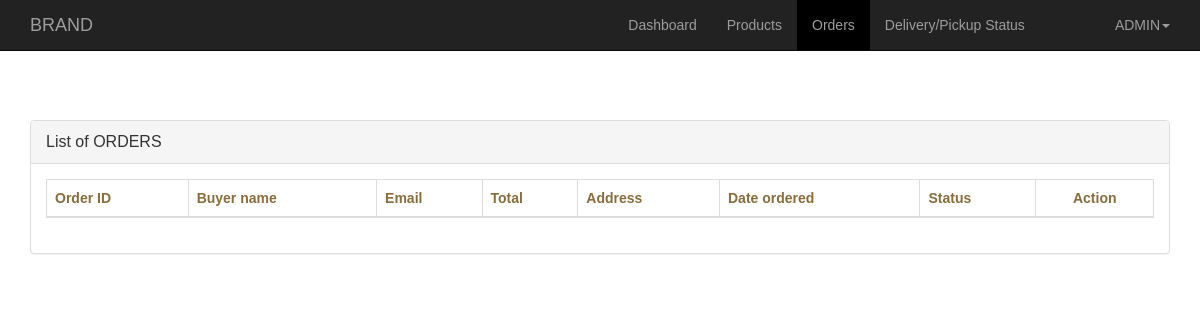
The app's page /admin/orders.php, older data.
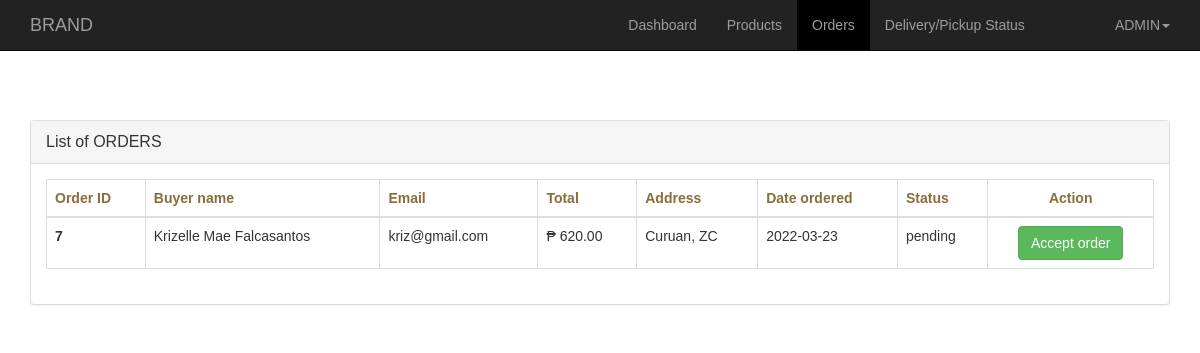
The same page, newer data.
### tables this page shows
CREATE TABLE `order_details` (
  `order_id` int(225) NOT NULL,
  `name` varchar(255) NOT NULL,
  `method` varchar(255) NOT NULL,
  `total` int(255) NOT NULL,
  `address` varchar(255) NOT NULL,
  `date_ordered` date NOT NULL DEFAULT current_timestamp(),
  `delivery_date` date DEFAULT NULL,
  `email` varchar(255) NOT NULL,
  `status` varchar(255) NOT NULL DEFAULT 'pending',
  `userid` int(255) NOT NULL
);

### admin/orders.php (the view, shortened to what this page needs)
<?php
 $page ='Orders';
?>
<!DOCTYPE html>
<html lang="en">
   <head>
      <link href="../css/all.css" rel="stylesheet" />
      <link href="../bootstrap3/css/bootstrap.min.css" rel="stylesheet" />
      <link href="./css/main.css" rel="stylesheet" />
   </head>
   <body>
      <?php include "./header.php"; ?>
      <div class="main container">
         <div class="panel panel-default">
            <div class="panel-heading">
               <h1 class="panel-title lead">List of ORDERS</h1>
            </div>
            <div class="panel-body">
               <table class="table mt-3 table-bordered">
                  <thead class="bg-light text-warning">
                     <th>Order ID</th>
                     <th>Buyer name</th>
                     <th>Email</th>
                     <th>Total</th>
                     <th>Address</th>
                     <th>Date ordered</th>
                     <th>Status</th>
                     <th class="text-center">Action</th>
                  </thead>
                  <tbody>
                     <!-- <?php
                        $query=mysqli_query($con,"select * from `order_details`");
                        while($row=mysqli_fetch_array($query)){
                     ?> -->
                     <tr class="">
                        <th class="pt-4"><?php echo $row['order_id']?></th>
                        <td class="pt-4"><?php echo $row['name']?></td>
                        <td class="pt-4"><?php echo $row['email']?></td>
                        <td class="pt-4">&#8369; <?php echo $row['total']?>.00</td>
                        <td class="pt-4"><?php echo $row['address']?></td>
                        <td class="pt-4"><?php echo $row['date_ordered']?></td>
                        <td class="pt-4"><?php echo $row['status']?></td>
                        <td class="text-center">
                           <a
                              class="btn btn-success py-2"
                              data-toggle="modal"
                              data-target="#update-product"
                              title="Edit product"
                              ><i class="bx bxs-edit-alt"></i>Accept order</a
                           >
                        </td>
                     </tr>
                     <?php
                          } ?>
                  </tbody>
               </table>
            </div>
         </div>
      </div>
   </body>
</html>

### admin/header.php (shortened to what this page needs)
<!DOCTYPE html>
<html lang="en">
<head>
     <link href="../bootstrap3/css/bootstrap.min.css" rel="stylesheet">
     <link href="./css/main.css" rel="stylesheet">
</head>
<body>
    <nav class="navbar navbar-inverse navbar-fixed-top">
          <div class="container">
               <div class="navbar-header">
                    <a class="navbar-brand" href="#">BRAND</a>
               </div>
                <div id="navbar" class="navbar-collapse collapse">
                    <ul class="nav navbar-nav navbar-right">
                         <li class="<?php if($page=='Dashboard'){echo "active-btn";}?>"><a href="index.php">Dashboard</a></li>
                         <li class="<?php if($page=='Products'){echo "active-btn";}?>"><a href="products.php">Products</a></li>
                         <li class="<?php if($page=='Orders'){echo "active-btn";}?>"><a href="orders.php">Orders</a></li>
                         <li class="<?php if($page=='Status'){echo "active-btn";}?>"><a href="status.php">Delivery/Pickup Status</a></li>
                          <li ><a href="#"></a></li>
                            <li ><a href="#"></a></li>
                         <li
                         class="dropdown">
                         <a href="#" class="dropdown-toggle" data-toggle="dropdown" role="button" aria-haspopup="true" aria-expanded="false">ADMIN<span class="caret"></span></a>
                         </li>
                    </ul>
               </div>
          </div>
    </nav>
</body>
</html>

### css/all.css (style rules this page uses)
* { font-family: 'Arial'; }

### admin/css/main.css (style rules this page uses)
.main { margin-top: 120px; }
* { font-family: 'Arial'; }
.active-btn { background-color: black; }

Row changes from the older to the newer data that the page shows:
added order_details: order_id "7", name "Krizelle Mae Falcasantos", email "kriz@gmail.com", total "620", address "Curuan, ZC", date_ordered "2022-03-23", status "pending"
